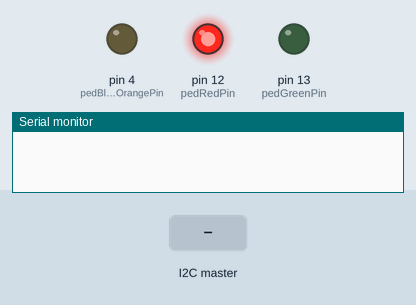
Bench run of a sketch on a simulated Arduino Uno, built with avr-gcc and run on an emulated ATmega328P. On the bench: output pins drawn as LEDs (lit = HIGH), the last lines printed to the serial monitor. Dashed ring = blinking. The inputs (shaded band) are chosen by the test bench.

Above: at 1.2 s.
1.3 s: the I2C master sends "G"
At 1.54 s:
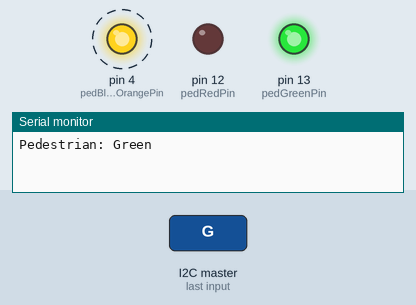
4.3 s: the I2C master sends "R"
At 4.7 s:
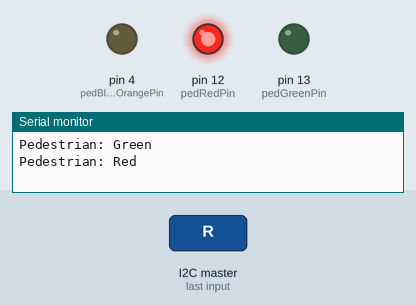
Timing chart, 0 to 7.3 s (numbered marks = the images above; inputs shaded):
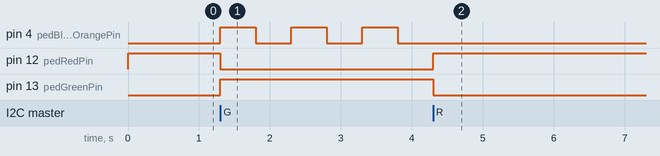

The sketch:

trafficlight_062.ino
```cpp
#include <Wire.h>

const int pedRedPin = 12;
const int pedGreenPin = 13;
const int pedBlinkingOrangePin = 4;  // New pin for blinking orange

unsigned long previousBlinkMillis = 0;
const unsigned long blinkDuration = 500;  // 0.5 seconds for blinking
bool blinkState = false;
bool isGreen = false;

void setup() {
    Wire.begin(9);  // Address 9 for pedestrian light
    Wire.onReceive(receiveEvent);
    pinMode(pedRedPin, OUTPUT);
    pinMode(pedGreenPin, OUTPUT);
    pinMode(pedBlinkingOrangePin, OUTPUT);

    // Initial state: Red
    digitalWrite(pedRedPin, HIGH);
    digitalWrite(pedGreenPin, LOW);
    digitalWrite(pedBlinkingOrangePin, LOW);
    Serial.begin(9600);
}

void loop() {
    unsigned long currentMillis = millis();

    // Handle blinking orange light
    if (isGreen) {
        if (currentMillis - previousBlinkMillis >= blinkDuration) {
            blinkState = !blinkState;
            digitalWrite(pedBlinkingOrangePin, blinkState);
            previousBlinkMillis = currentMillis;
        }
    } else {
        digitalWrite(pedBlinkingOrangePin, LOW);
    }
}

void receiveEvent(int howMany) {
    char command = Wire.read();

    switch(command) {
        case 'G':  // Green
            digitalWrite(pedRedPin, LOW);
            digitalWrite(pedGreenPin, HIGH);
            isGreen = true;
            Serial.println("Pedestrian: Green");
            break;

        case 'R':  // Red
            digitalWrite(pedRedPin, HIGH);
            digitalWrite(pedGreenPin, LOW);
            isGreen = false;
            Serial.println("Pedestrian: Red");
            break;
    }
}
```

Measured:
- after the input at 1.3 s, pin 4 (pedBlinkingOrangePin): alternates HIGH for 0.50 s and LOW for 0.50 s, starting at once; pin 12 (pedRedPin): HIGH → LOW at once; pin 13 (pedGreenPin): LOW → HIGH at once
- after the input at 4.3 s, pin 4 (pedBlinkingOrangePin): stops changing and stays LOW; pin 12 (pedRedPin): LOW → HIGH at once; pin 13 (pedGreenPin): HIGH → LOW at once
